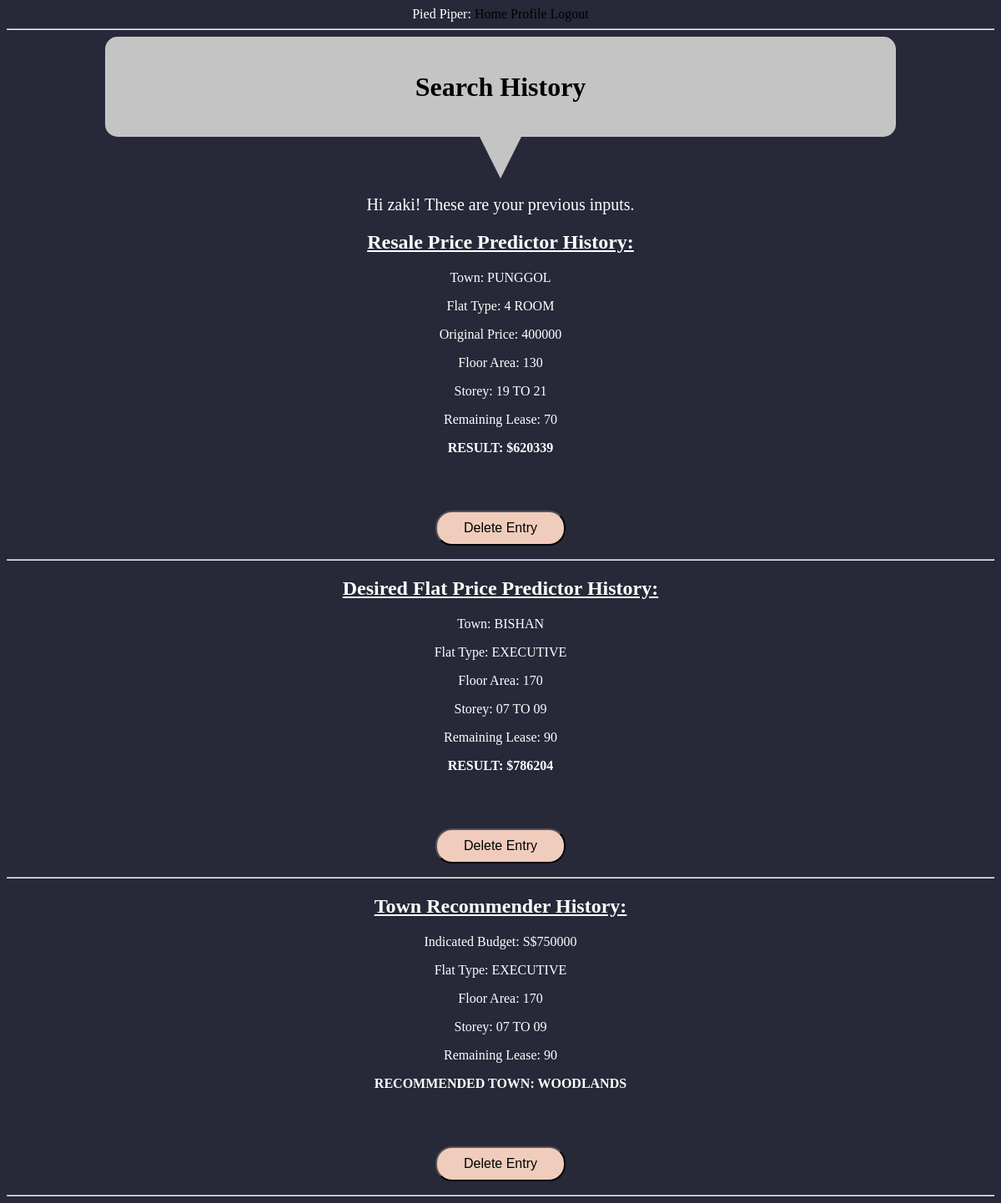
The page /user/zaki (signed in) on the database its author committed.
### app/models.py (models this page shows, shortened)
class User(UserMixin, db.Model):
    id = db.Column(db.Integer, primary_key=True)
    username = db.Column(db.String(64), index=True, unique=True)
    password_hash = db.Column(db.String(128))
    posts = db.relationship('Post', backref='author', lazy='dynamic')
    resaleInput = db.relationship(
        'resaleInput', backref='author', lazy='dynamic')
    flatpriceInput = db.relationship(
        'flatpriceInput', backref='author', lazy='dynamic')
    townInput = db.relationship('townInput', backref='author', lazy='dynamic')

class resaleInput(db.Model):
    id = db.Column(db.Integer, primary_key=True)
    town = db.Column(db.String(64))
    flatType = db.Column(db.String(64))
    ogprice = db.Column(db.Integer)
    floorArea = db.Column(db.Integer)
    storey = db.Column(db.String(64))
    age = db.Column(db.Integer)
    OUTPUT = db.Column(db.Integer)
    user_id = db.Column(db.Integer, db.ForeignKey('user.id'))

class flatpriceInput(db.Model):
    id = db.Column(db.Integer, primary_key=True)
    town = db.Column(db.String(64))
    flatType = db.Column(db.String(64))
    floorArea = db.Column(db.Integer)
    storey = db.Column(db.String(64))
    age = db.Column(db.Integer)
    OUTPUT = db.Column(db.Integer)
    user_id = db.Column(db.Integer, db.ForeignKey('user.id'))

class townInput(db.Model):
    id = db.Column(db.Integer, primary_key=True)
    budget = db.Column(db.Integer)
    flatType = db.Column(db.String(64))
    floorArea = db.Column(db.Integer)
    storey = db.Column(db.String(64))
    age = db.Column(db.Integer)
    OUTPUT1 = db.Column(db.String(64))
    OUTPUT2 = db.Column(db.String(64))
    OUTPUT3 = db.Column(db.String(64))
    user_id = db.Column(db.Integer, db.ForeignKey('user.id'))

### app/routes.py (the view)
@app.route('/user/<username>')
@login_required
def user(username):
    user = User.query.filter_by(username=username).first_or_404()
    return render_template('user.html', user=user)

### app/models.py (called while the page is built)
@login.user_loader
def load_user(id):
    return User.query.get(int(id))

### app/templates/user.html (shortened to what this page needs)
{% extends "base.html" %} {% block content %}
<html>
  <head>
  </head>
  <body>
    <h1 id="header">Search History</h1>
    <div class="triangle-down"></div>
    <p style="font-size: 20px">
      Hi {{ user.username }}! These are your previous inputs.
    </p>
    <h2><u>Resale Price Predictor History:</u></h2>
    {% for ri in user.resaleInput %} {% if ri %}
    <div><p>Town: {{ ri.town }}</p></div>
    <div><p>Flat Type: {{ ri.flatType }}</p></div>
    <div><p>Original Price: {{ ri.ogprice }}</p></div>
    <div><p>Floor Area: {{ ri.floorArea }}</p></div>
    <div><p>Storey: {{ ri.storey }}</p></div>
    <div><p>Remaining Lease: {{ ri.age }}</p></div>
    <div>
      <p><b>RESULT: ${{ ri.OUTPUT }}</b></p>
    </div>
    <p>
      <button id="delete">
        <a
          href="{{ url_for('delete',username=current_user.username, id = ri.id) }}">Delete Entry</a>
      </button>
    </p>
    {% else %}
    <p>EMPTY</p>
    {% endif %}
    <hr />
    {% endfor %}
    <h2><u>Desired Flat Price Predictor History:</u></h2>
    {% for ri in user.flatpriceInput %}
    <div><p>Town: {{ ri.town }}</p></div>
    <div><p>Flat Type: {{ ri.flatType }}</p></div>
    <div><p>Floor Area: {{ ri.floorArea }}</p></div>
    <div><p>Storey: {{ ri.storey }}</p></div>
    <div><p>Remaining Lease: {{ ri.age }}</p></div>
    <div>
      <p><b>RESULT: ${{ ri.OUTPUT }}</b></p>
    </div>
    <p>
      <button id="delete">
        <a
          href="{{ url_for('deletebuyer',username=current_user.username, id = ri.id) }}"
          >Delete Entry</a
        >
      </button>
    </p>
    <hr />
    {% endfor %}
    <h2><u>Town Recommender History:</u></h2>
    {% for ri in user.townInput %}
    <div><p>Indicated Budget: S${{ ri.budget }}</p></div>
    <div><p>Flat Type: {{ ri.flatType }}</p></div>
    <div><p>Floor Area: {{ ri.floorArea }}</p></div>
    <div><p>Storey: {{ ri.storey }}</p></div>
    <div><p>Remaining Lease: {{ ri.age }}</p></div>
    <div>
      <p><b>RECOMMENDED TOWN: {{ ri.OUTPUT1 }}</b></p>
    </div>
    <p>
      <button id="delete">
        <a
          href="{{ url_for('deletetown',username=current_user.username, id = ri.id) }}"
          >Delete Entry</a
        >
      </button>
    </p>
    <hr />
    {% endfor %} {% endblock %}

### app/templates/base.html (shortened to what this page needs)
<html>
  <head>
  </head>
  <body>
    <div>
      Pied Piper:
      <a href="{{ url_for('index') }}">Home</a>
      {% if current_user.is_anonymous %}
      <a href="{{ url_for('login') }}">Login</a>
      {% else %}
      <a href="{{ url_for('user', username=current_user.username) }}"
        >Profile</a
      >
      <a href="{{ url_for('logout') }}">Logout</a>
      {% endif %}
    </div>
    <hr />
     {% block content %}{% endblock %}
  </body>
</html>

### app/templates/base.html (style rules this page uses)
body { text-align: center; background-color: #272838; color: white; }
#header { color: black; text-align: center; border-radius: 15px; background-color: #c4c4c4; height: 15vh; width: 80%; vertical-align: middle; line-height: 15vh; margin: 0 auto 0 auto; }
.triangle-down { width: 0; height: 0; border-left: 25px solid transparent; border-right: 25px solid transparent; border-top: 50px solid #c4c4c4; margin: 0 auto 0 auto; }
#delete { margin-top: 50px; background-color: #f0ccbc; border-radius: 20px; padding: 10px 32px; font-size: 16px; }
a:link { color: black; text-decoration: none; }

### rows shown on the page
User: username "zaki"
resaleInput: town "PUNGGOL", flatType "4 ROOM", ogprice "400000", floorArea "130", storey "19 TO 21", age "70", OUTPUT "620339"
flatpriceInput: town "BISHAN", flatType "EXECUTIVE", floorArea "170", storey "07 TO 09", age "90", OUTPUT "786204"
townInput: budget "750000", flatType "EXECUTIVE", floorArea "170", storey "07 TO 09", age "90", OUTPUT1 "WOODLANDS"
